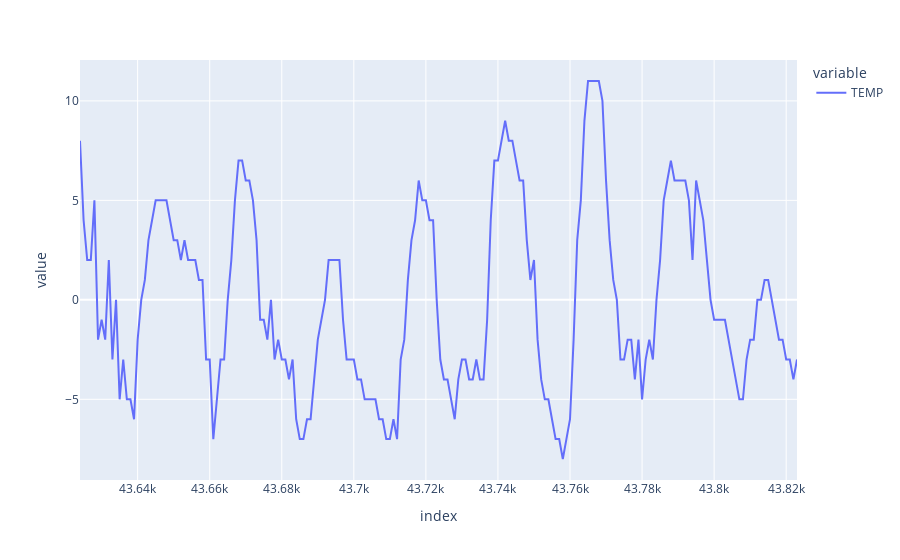

This figure's notebook cell:
### Markdown cell above
Many kinds of time-series data (sales and temperature) tend to fluctuate in predictable patterns. In order to better understand our data and to make forecasts, we want to account for these fluctuations as we build our model

### Code cell
fig = px.line(data['TEMP'][-200:])
fig

### Figure 1 — Plotly figure (JSON) as saved in the notebook; plotly's stock layout.template omitted (floating-point values rounded to 4 significant figures; data arrays with more than 128 entries replaced by an {"elided": "..."} marker saying what was removed)
{"data": [{"hovertemplate": "variable=TEMP<br>index=%{x}<br>value=%{y}<extra></extra>", "legendgroup": "TEMP", "line": {"color": "#636efa", "dash": "solid"}, "marker": {"symbol": "circle"}, "mode": "lines", "name": "TEMP", "orientation": "v", "showlegend": true, "type": "scatter", "x": {"elided": "200 int values"}, "xaxis": "x", "y": {"elided": "200 int values"}, "yaxis": "y"}], "layout": {"legend": {"title": {"text": "variable"}, "tracegroupgap": 0}, "margin": {"t": 60}, "xaxis": {"anchor": "y", "domain": [0, 1], "title": {"text": "index"}}, "yaxis": {"anchor": "x", "domain": [0, 1], "title": {"text": "value"}}}}
